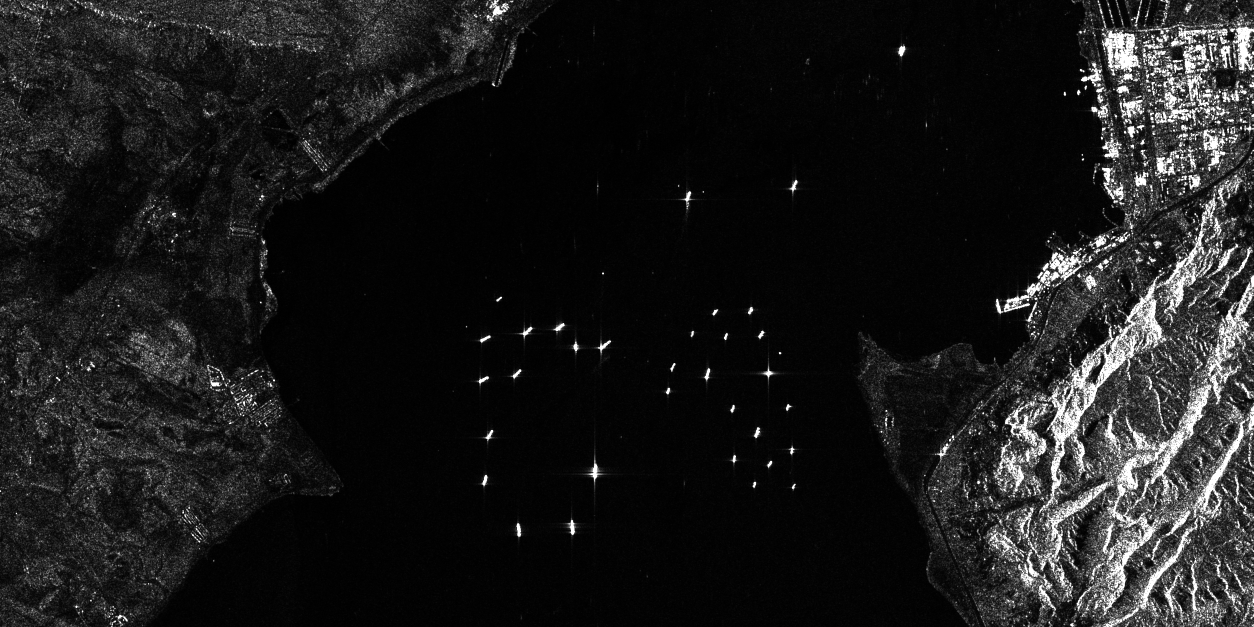
#> input picture FullApp/Test_image.png, 2507 x 1254 px, found by its file name (shown at 1/2 size)
$ python whole_preprocessing.py
#> lines starting #> are read from the running program, lines starting #| are printed output that depends on the picture; after the words box and inside, x2 and y2 are one past the last pixel; in counts of white or black regions, pixels touching at a corner belong together
#> further down, image is the input picture: shape (1254, 2507); min 0, max 255, mean 26.7
### preprocessing/Land_masking.py
import numpy as np
import cv2
from scipy.ndimage import uniform_filter
import matplotlib.pyplot as plt
from noise_filter import gamma_correction

def refined_lee_filter(image, window_size=5, k=1.0):

    # Convert to float for calculations
#> called with window_size = 35, k = 15
    img = image.astype(np.float32)

    # Step 1: Compute local mean
    mean = uniform_filter(img, size=window_size)

    # Step 2: Compute local variance
    mean_square = uniform_filter(img**2, size=window_size)
    variance = mean_square - mean**2

    # Avoid division by zero
    variance[variance <= 0] = 1e-10

    # Step 3: Compute coefficient of variation
    cv = np.sqrt(variance) / mean

    # Step 4: Compute weighting factor
    weight = 1.0 / (1.0 + k * cv**2)
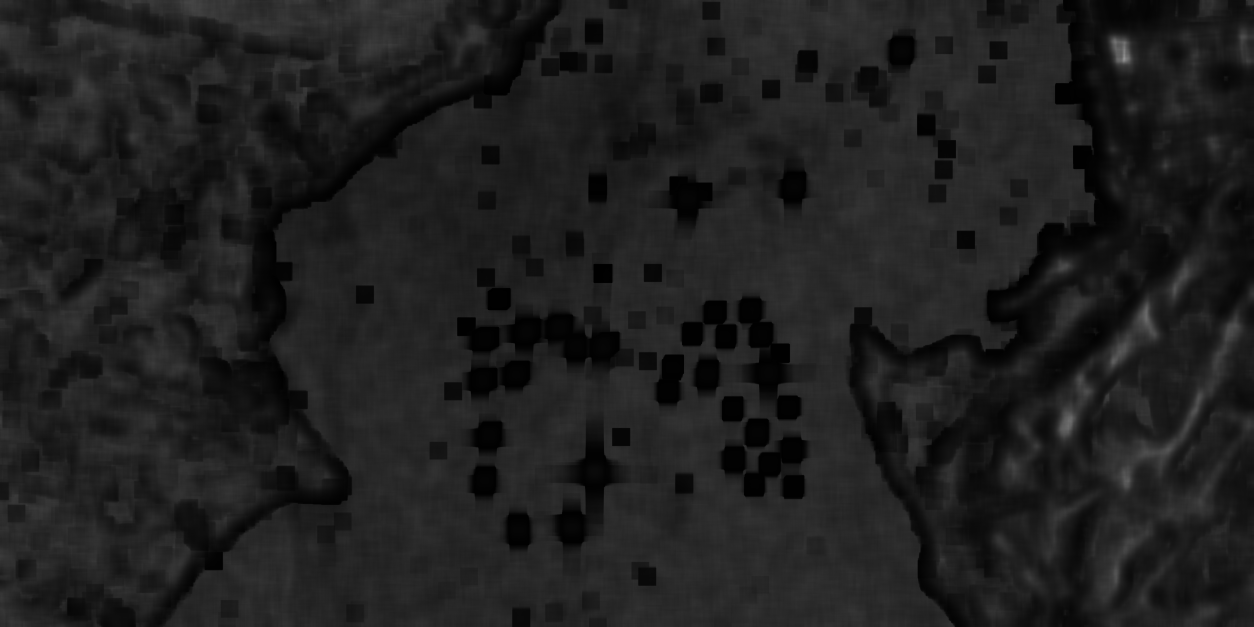
#> weight: shape (1254, 2507) float32 (shown at 1/2 size); min 0.00238, max 0.598, mean 0.124

    # Step 5: Apply filter
    filtered = mean + weight * (img - mean)

    # Clip values to valid range
    filtered = np.clip(filtered, 0, 255).astype(np.uint8)

    return filtered

# [16 lines left out: function compare_images, not called in this run]


def average_mask_intensity(image, mask):
    """
    Returns the average pixel intensity inside the mask region.
    image: Grayscale image (numpy array)
    mask: Binary mask (numpy array, same shape as image, 0 and 255)
    """
    # Only consider pixels where mask is nonzero
    masked_pixels = image[mask > 0]
    if masked_pixels.size == 0:
        return 0  # Avoid division by zero
    return float(masked_pixels.mean())

def compute_mask(image,combined_masks=0, invert_mask=False,bull=False,return_steps=False):
    # 1. Load and preprocess
    img = image.copy()
    img = cv2.bilateralFilter( img, d=10, sigmaColor=256, sigmaSpace=75)
    img = cv2.bilateralFilter( img, d=10, sigmaColor=256, sigmaSpace=75)
    img = cv2.bilateralFilter( img, d=10, sigmaColor=256, sigmaSpace=75)
    if bull: step_1=img.copy()
    # 2. Multi-stage denoising
    blurred = cv2.GaussianBlur(img, (7, 7), 0)
    clahe = cv2.createCLAHE(clipLimit=2.0, tileGridSize=(8, 8))
    enhanced = clahe.apply(blurred)
    if bull: step_2=enhanced

    # 3. Combined thresholding

    _, otsu_thresh = cv2.threshold(enhanced, 0, 255, cv2.THRESH_BINARY + cv2.THRESH_OTSU)
    adaptive_thresh = cv2.adaptiveThreshold(enhanced, 255,
                                          cv2.ADAPTIVE_THRESH_GAUSSIAN_C,
                                          cv2.THRESH_BINARY_INV, 21, 5)

    # 4. Fusion of thresholding methods
    combined = cv2.bitwise_or(otsu_thresh, adaptive_thresh)
    combined = cv2.bilateralFilter( combined, d=9, sigmaColor=256, sigmaSpace=75)
    combined = cv2.bilateralFilter( combined, d=9, sigmaColor=256, sigmaSpace=75)
    combined = cv2.bilateralFilter( combined, d=9, sigmaColor=256, sigmaSpace=75)
    _, combined = cv2.threshold(combined, 0, 255, cv2.THRESH_BINARY + cv2.THRESH_OTSU)
    if bull: step_3=combined
    # 5. Advanced morphological processing
    kernel = cv2.getStructuringElement(cv2.MORPH_ELLIPSE, (5, 5))
    morphed = cv2.morphologyEx(combined, cv2.MORPH_CLOSE, kernel, iterations=3)
    morphed = cv2.morphologyEx(morphed, cv2.MORPH_OPEN, kernel, iterations=2)
    if bull: step_4=morphed
    # 6. Edge-aware flood filling
    h, w = img.shape[:2]
    # mask = np.zeros((h+2, w+2), np.uint8)
    # cv2.floodFill(morphed, mask, (0, 0), 255)  # Fill background
    # morphed = cv2.bitwise_not(morphed)

    # cv2.floodFill(combined, mask, (0, 0), 255)  # Fill background

    morphed = cv2.bitwise_or(morphed, combined_masks)
    # compare_images(morphed,combined_masks)
    morphed = cv2.bitwise_not(morphed)
    # 7. Contour filtering (remove small islands)
    contours, _ = cv2.findContours(morphed, cv2.RETR_EXTERNAL, cv2.CHAIN_APPROX_SIMPLE)
    min_contour_area = 2000  # 1% of image area
    land_mask = np.zeros_like(img)
    for cnt in contours:
        if cv2.contourArea(cnt) > min_contour_area:
            cv2.drawContours(land_mask, [cnt], -1, 255, -1)

    # 8. Final refinement
   # land_mask = cv2.morphologyEx(land_mask, cv2.MORPH_CLOSE, kernel, iterations=1)

    if invert_mask:
        land_mask = cv2.bitwise_not(land_mask)
    if bull: step_5=land_mask


    if return_steps:
        return step_1, step_2, step_3, step_4,step_5, land_mask

    return land_mask

def calculate_land_percentage(mask):
    """Calculate the percentage of land in the mask"""
    total_pixels = mask.size
    land_pixels = cv2.countNonZero(mask)
    return (land_pixels / total_pixels) * 100

def remove_land_areas(image, mask):
    """Remove land areas using the provided mask"""
    inverted_mask = cv2.bitwise_not(mask)
    return cv2.bitwise_and(image, image, mask=inverted_mask)

def create_black_image_like(original_image):
    """Create a black image with the same shape and type as the original."""
    return np.zeros_like(original_image)

def process_image(image, visualize=True,return_steps=False):
    original_image=image.copy()
    # Load image
    #print(f"Loading image from: {image_path}")
    #original_image = cv2.imread(image_path, cv2.IMREAD_GRAYSCALE)
    #if original_image is None:
    #    raise FileNotFoundError(f"Could not load image at {image_path}")

    # Step 1: Apply Lee filter for noise reduction
    print("Applying Lee filter...")
    filtered_image = refined_lee_filter(original_image, window_size=35, k=15)

    # Step 2: Process iteratively to remove land
    filtered_image = gamma_correction(filtered_image, gamma=0.7)
    current_image = filtered_image.copy()
    masked_image = original_image.copy()
    iteration = 0
    max_iterations = 3

    #create void mask
    mask_fin = np.zeros_like(original_image, dtype=np.uint8)

    while iteration < max_iterations:
        iteration += 1
        print(f"\nIteration {iteration}:")

        if iteration == 1: bull=True
        else: bull=False

        # Create land mask
        if return_steps and bull:
            step_1, step_2, step_3, step_4,step_5,land_mask = compute_mask(current_image, mask_fin, invert_mask=True, bull=bull,return_steps=True)
        else:
            land_mask = compute_mask(current_image, mask_fin, invert_mask=True, bull=bull,return_steps=False)
        land_percentage = calculate_land_percentage(land_mask)
        if iteration == 1:
            average_thresh= average_mask_intensity(original_image, land_mask)
            if average_thresh < 50:
                print("⚠️  WARNING: Average mask intensity is too low, indicating potential issues with the image.")
                print("   Consider using a different image or adjusting preprocessing parameters.")
                land_mask= create_black_image_like(original_image)
                if return_steps:
                    return step_1, step_2, step_3, step_4,step_5, original_image, land_mask

                return original_image, land_mask

        print(f"Land percentage detected: {land_percentage:.2f}%")

        # Check if image is mostly land
        if land_percentage > 85:
            print("⚠️  WARNING: Image is almost completely land (>90%)!")
            print("   This image is not suitable for water body analysis.")
            print("   Consider using a different image.")

            black_img = create_black_image_like(original_image)
            return black_img

        # Remove land areas

        masked_image = remove_land_areas(masked_image, land_mask)
        current_image = remove_land_areas(current_image, land_mask)
        current_image = refined_lee_filter(current_image, window_size=35, k=15)
        current_image = gamma_correction(current_image, gamma=0.9)
        current_image = cv2.convertScaleAbs(current_image, alpha=10/9, beta=0)
        mask_fin = cv2.bitwise_or(mask_fin, land_mask)
        if visualize:
            compare_images(original_image, masked_image)


        # After first iteration, check if we need to continue
        if land_percentage > 10:
            print(f"Land percentage > 15% ({land_percentage:.2f}%), continuing cleanup...")
            #print("Performing second iteration (minimum requirement)...")
            continue
        elif iteration <= max_iterations and land_percentage > 15:
            print(f"Land percentage still > 15% ({land_percentage:.2f}%), continuing cleanup...")
            continue
        else:
            print(f"Land percentage acceptable ({land_percentage:.2f}%), stopping cleanup.")
            break
#> this loop made 1 pass
#> (land_pixels in calculate_land_percentage, land_percentage, average_thresh) on pass 1: (304402, 9.68, 120.4)
#| Land percentage detected: 9.68%
#| Land percentage acceptable (9.68%), stopping cleanup.
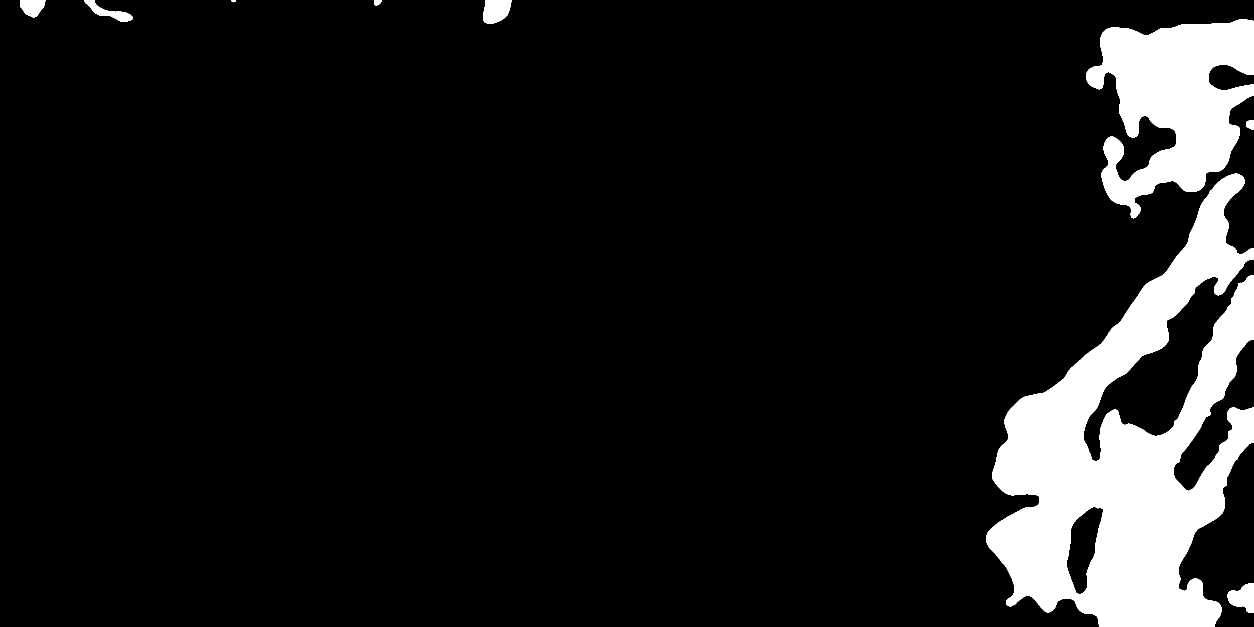
#> land_mask: shape (1254, 2507) (shown at 1/2 size); 9.7% white; 9 white regions, largest, box (x1, y1, x2, y2) and area: (1972, 347, 2507, 1254) 220611, (2172, 38, 2507, 437) 76446, (966, 0, 1023, 48) 2174
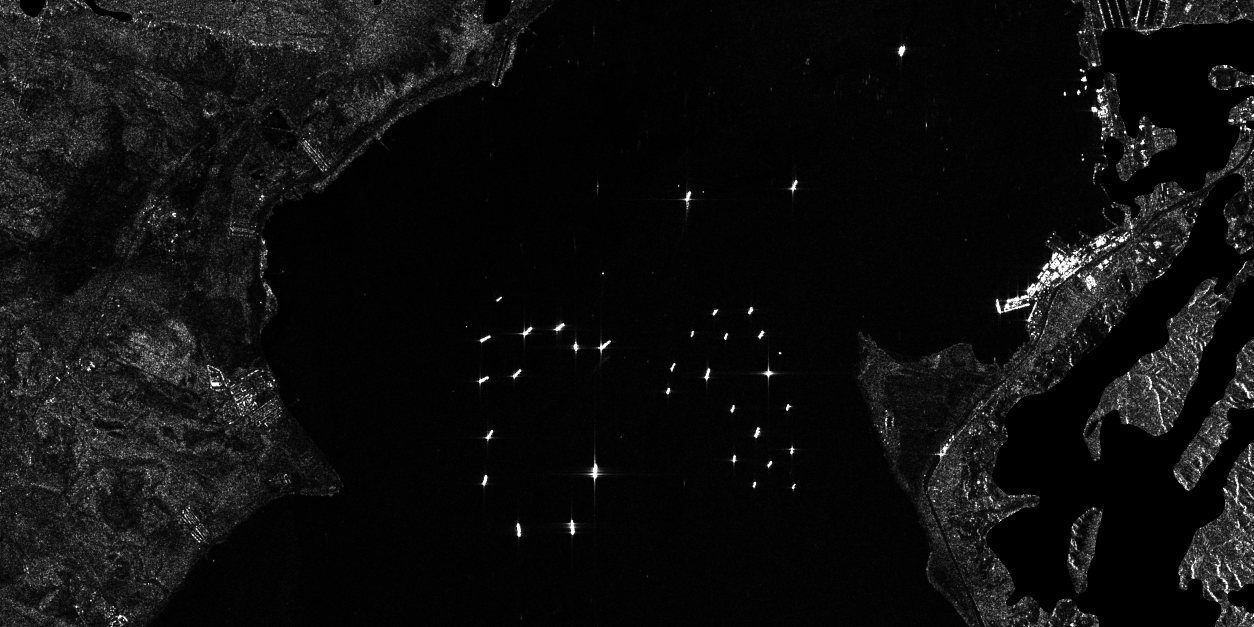
#> masked_image: shape (1254, 2507) (shown at 1/2 size); min 0, max 255, mean 15
#> after the loop, iteration = 1
    buffer_radius = 10  # pixels
    kernel = cv2.getStructuringElement(cv2.MORPH_ELLIPSE, (buffer_radius, buffer_radius))
    mask_fin = cv2.dilate(mask_fin, kernel, iterations=1)
#> mask_fin: shape (1254, 2507); 10.8% white; 9 white regions, largest, box (x1, y1, x2, y2) and area: (1968, 343, 2507, 1254) 243194, (2168, 34, 2507, 442) 85898, (962, 0, 1028, 53) 2835
    masked_image=remove_land_areas(masked_image, mask_fin)
#> in remove_land_areas (call 3), `inverted_mask = cv2.bitwise_not(mask)`:
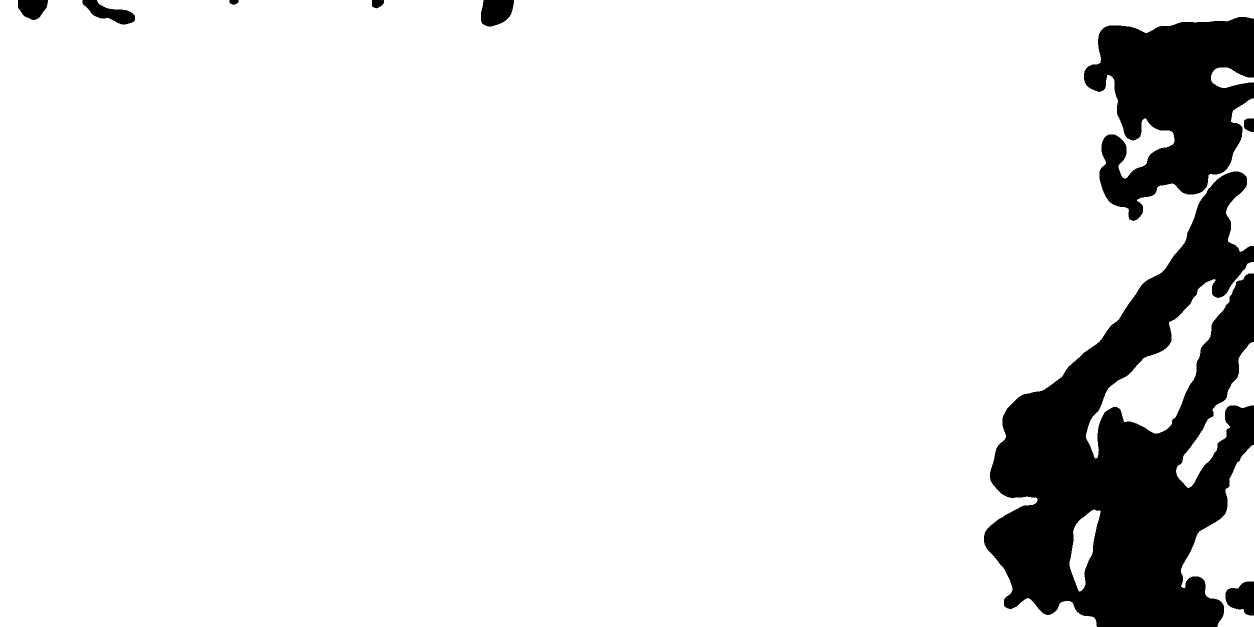
#> inverted_mask: shape (1254, 2507) (shown at 1/2 size); 89.2% white; 9 black regions, largest, box (x1, y1, x2, y2) and area: (1968, 343, 2507, 1254) 243194, (2168, 34, 2507, 442) 85898, (962, 0, 1028, 53) 2835
    if return_steps:
        return step_1, step_2, step_3, step_4,step_5, masked_image, mask_fin

    return masked_image, mask_fin

### preprocessing/noise_filter.py
import cv2
import numpy as np

def gamma_correction(image, gamma=1.0):
    # Build lookup table
    invGamma = 1.0 / gamma
    table = np.array([(i / 255.0) ** invGamma * 255
                      for i in np.arange(256)]).astype("uint8")
    # Apply gamma correction using LUT
    return cv2.LUT(image, table)

# [27 lines left out: function apply_correction, not called in this run]

### preprocessing/whole_preprocessing.py
import sys
import os
sys.path.append(os.path.abspath(os.path.join(os.path.dirname(__file__), '..')))
from preprocessing.noise_filter import apply_correction
from preprocessing.Land_masking import process_image, compare_images
import cv2
import numpy as np
import matplotlib.pyplot as plt

def preprocess(image,return_steps=False):

    if return_steps:
        step_1, step_2, step_3, step_4,step_5,img, mask = process_image(image, visualize=False,return_steps=True)
        return step_1, step_2, step_3, step_4, step_5,apply_correction(img,times=3,return_allsteps=True), mask

    img, mask = process_image(image, visualize=False)
    return apply_correction(img,times=3), mask


image_path = "Test_image.png"
#Noisy image path
#image_path = "../preprocessing/test.jpg"

print("Starting preprocessing...")
#      noise reduction and enhancement
image = cv2.imread(image_path, cv2.IMREAD_GRAYSCALE)

lee_filter, enhance, thresholding, morphing, apply_mask, masked_image, mask_fin = process_image(image, visualize=False, return_steps=True)
#> thresholding: shape (1254, 2507); 10.4% white; 26 white regions (2 under 20 px), largest, box (x1, y1, x2, y2) and area: (1972, 347, 2507, 1254) 213468, (2172, 38, 2507, 437) 75282, (1995, 459, 2262, 640) 16644
#> morphing: shape (1254, 2507); 10.5% white; 24 white regions, largest, box (x1, y1, x2, y2) and area: (1972, 347, 2507, 1254) 215679, (2172, 38, 2507, 437) 75768, (1995, 459, 2261, 639) 16650

# De-noising step
Img_for_inference = apply_correction(masked_image, times=3)
#> the loop in apply_correction, `for i in range(times):` made 3 passes
#> pass 1, in apply_correction, `enhanced = gamma_correction(enhanced, gamma=0.7)`:
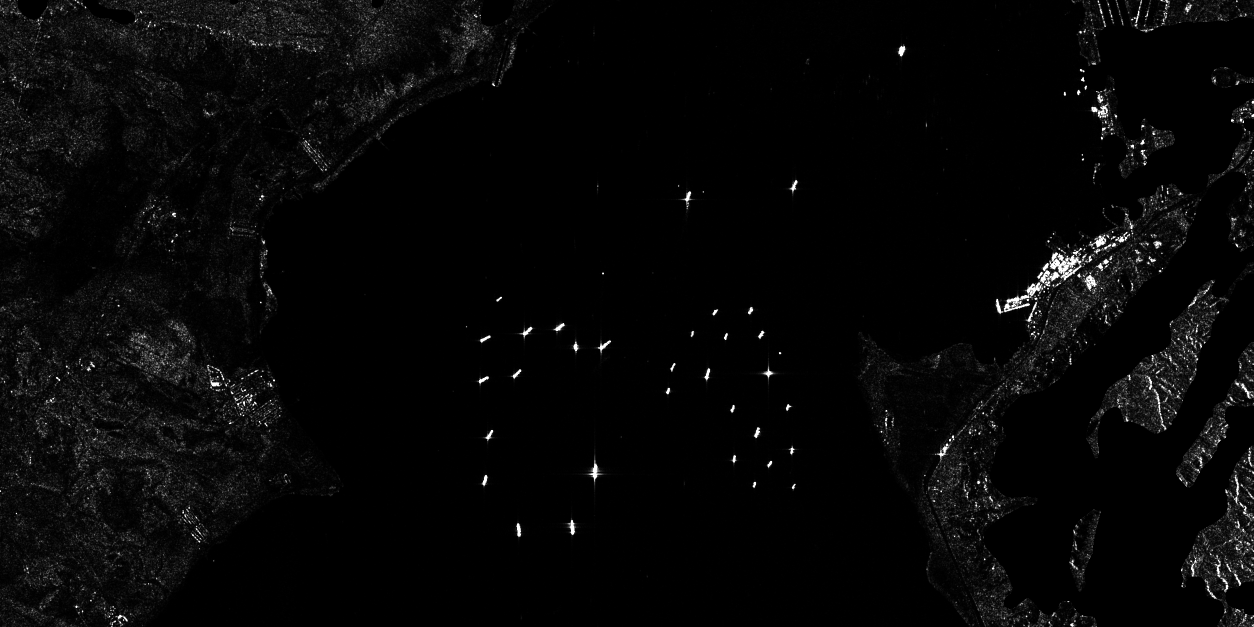
#> enhanced: shape (1254, 2507) (shown at 1/2 size); min 0, max 255, mean 6.9


# Save images to preprocessing folder
cv2.imwrite("../preprocessing/Step1_Lee_Filter.png", lee_filter)
cv2.imwrite("../preprocessing/Step2_Enhance.png", enhance)
cv2.imwrite("../preprocessing/Step3_Thresholding.png", thresholding)
cv2.imwrite("../preprocessing/Step4_Morphing.png", morphing)
cv2.imwrite("../preprocessing/Step5_Apply_Mask.png", apply_mask)
cv2.imwrite("../preprocessing/Masked_Image.png", masked_image)
cv2.imwrite("../preprocessing/Completed_Mask.png", mask_fin)

cv2.imwrite("../preprocessing/Final_Image.png", Img_for_inference)
